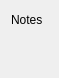
<?xml version="1.0" encoding="UTF-8"?>
<ui version="4.0">
 <class>Notes</class>
 <widget class="QWidget" name="Notes">
  <property name="geometry">
   <rect>
    <x>0</x>
    <y>0</y>
    <width>59</width>
    <height>78</height>
   </rect>
  </property>
  <property name="sizePolicy">
   <sizepolicy hsizetype="Expanding" vsizetype="Preferred">
    <horstretch>0</horstretch>
    <verstretch>0</verstretch>
   </sizepolicy>
  </property>
  <property name="windowTitle">
   <string>Form</string>
  </property>
  <layout class="QVBoxLayout" name="verticalLayout">
   <item>
    <widget class="QLabel" name="label">
     <property name="text">
      <string>Notes</string>
     </property>
    </widget>
   </item>
   <item>
    <widget class="QWidget" name="widget" native="true">
     <layout class="QHBoxLayout" name="horizontalLayout">
      <item>
       <widget class="QLabel" name="label_2">
        <property name="text">
         <string/>
        </property>
       </widget>
      </item>
     </layout>
    </widget>
   </item>
  </layout>
 </widget>
 <resources/>
 <connections/>
</ui>
